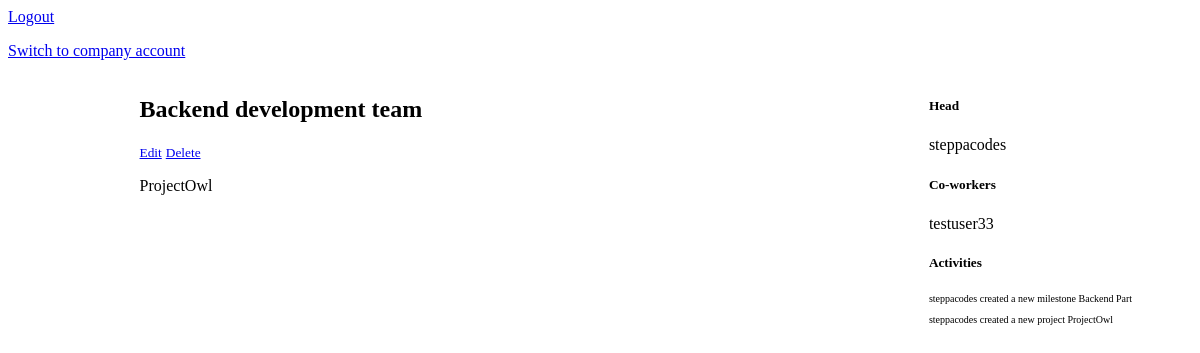
The page /team-dashboard/2 on the database as committed earlier.
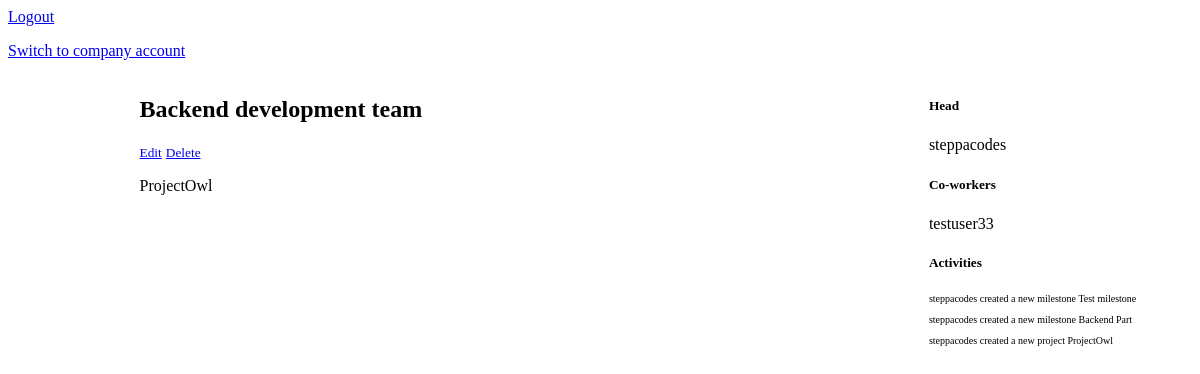
The same page on the database as committed later.
### project_manager/models.py (models this page shows, shortened)
class Info(models.Model):
    STATUS = (
        ("In Progress", "In Progress"),
        ("In Queue", 'In Queue'),
        ("Paused", "Paused"),
        ("Completed", "Completed")
    )
    name = models.CharField(max_length=200)
    description = models.TextField(default='')
    created_by = models.ForeignKey(CostumUser, on_delete=models.CASCADE, default='', null=True,blank=True)
    complete = models.BooleanField(default=False)
    updated = models.DateTimeField(auto_now=True)
    status = models.CharField(choices=STATUS, default='In Queue',max_length=200)
    created = models.DateTimeField(auto_now_add=True)
    class Meta:
        abstract = True

class Project(Info):
    company = models.ForeignKey(Company, on_delete=models.CASCADE, default = None, null=True, blank=True)
    progress = models.IntegerField(default=0, null=True, blank=True)
    teams = models.ManyToManyField(Team, null=True, blank=True)
    deadline = models.DateTimeField(null = True, blank =True)
    is_personal = models.BooleanField(default=False, blank=True, null=True)
    due_in = models.IntegerField(null = True, blank=True, default=None)
    updated_by = models.ForeignKey(CostumUser, related_name="up_dated", on_delete=models.CASCADE, null=True, blank=True)
    updated_at = models.DateTimeField(auto_now=True,null=True, blank=True)

class Activity(models.Model):
    name = models.CharField(max_length=200, default =None, null=True,blank=True)
    user = models.ForeignKey(CostumUser, on_delete=models.CASCADE,null=True,blank=True)
    project = models.ForeignKey(Project, on_delete=models.SET_NULL, null=True, blank=True)
    milestone = models.ForeignKey(MileStone, on_delete=models.SET_NULL, null=True, blank=True)
    team = models.ForeignKey(Team, on_delete=models.SET_NULL, null=True,blank=True,default=None)
    task = models.ForeignKey(Task, on_delete=models.SET_NULL, null=True, blank=True)
    message = models.CharField(max_length=2000, default= "New Activity")
    company = models.ForeignKey(Company,null=True,blank=True, on_delete=models.CASCADE)
    created_at = models.DateTimeField(auto_now_add=True)
    class Meta:
        ordering = ['-created_at']
        verbose_name = "Activity"
        verbose_name_plural = "Activities"

### manager/models.py (models this page shows)
class Worker(models.Model):
    user = models.OneToOneField(CostumUser,on_delete=models.CASCADE,verbose_name="Workers")
    company = models.ForeignKey(Company, on_delete=models.CASCADE, null=True,blank=True,default=None)
    def __str__(self):
        return f"{self.user.username}"
    class Meta:
        verbose_name = "Worker"
        verbose_name_plural = "Workers"

### users/models.py (models this page shows)
class CostumUser(AbstractUser):
    in_company = models.BooleanField(default=False)

### manager/views.py (the view)
# urls.py: path('team-dashboard/<str:id>',teamdashboard ,name='team-dashboard'),
def teamdashboard(request,id):
    team = Team.objects.get(id=id)
    members = team.workers.all()
    projects = Project.objects.filter(company=team.company)
    activities = team.company.activity_set.all()[:5]
    team_projects = []
    for project in projects:
        if team in project.teams.all():
            team_projects.append(project)
    context = {
               "team":team,
               "members":members ,
               "projects":team_projects,
               "activities":activities
              }
    return render(request, "manager/team-dashboard.html", context)

### manager/templates/manager/team-dashboard.html (shortened to what this page needs)
{% extends 'base.html' %}
{% block content %}
<div class='team-container'>
    <div>
    </div>
    <div>
        <div>
            <h2>{{team.name}}</h2>
            <small><a href="{% url 'update-team' team.id %}">Edit</a></small>
            <small><a href="{% url 'delete-team' team.id %}">Delete</a></small>
        </div>
        <div>
            {% for project in projects  %}
                <p>{{project.name}}</p>
            {% endfor %}
        </div>
    </div>
    <div>
        <div>
            <h5>Head</h5>
            {{team.head}}
        </div>
        <div>
            <h5>Co-workers</h5>
            {% for member in members  %}
                {% if member != team.head %}
                    <p>{{member.user.username}}</p>
                {% endif %}
            {% endfor %}
        </div>
        <div>
            <h5>Activities</h5>
            {% include 'manager/activities.html' %}
        </div>
    </div>
</div>
{% endblock %}

### manager/templates/manager/activities.html (shortened to what this page needs)
{% for activity in activities  %}
<p class='activity-stat'><span class='activity-user'>{{activity.user.username}}</span>
    {{activity.message}} <span class='activity-reciever'> {{activity.name}}
{% endfor %}

Rows that differ between the two databases and show on the page:
added Activity: user.username "steppacodes", message "created a new milestone", name "Test milestone"
